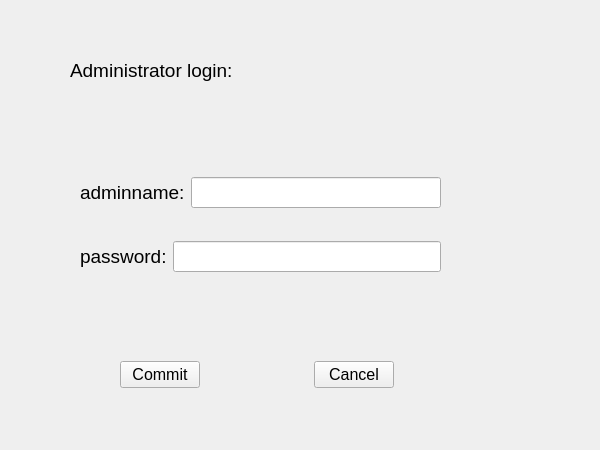
<?xml version="1.0" encoding="UTF-8"?>
<ui version="4.0">
 <class>aloginWidget</class>
 <widget class="QWidget" name="aloginWidget">
  <property name="geometry">
   <rect>
    <x>0</x>
    <y>0</y>
    <width>600</width>
    <height>450</height>
   </rect>
  </property>
  <property name="minimumSize">
   <size>
    <width>600</width>
    <height>450</height>
   </size>
  </property>
  <property name="maximumSize">
   <size>
    <width>600</width>
    <height>450</height>
   </size>
  </property>
  <property name="windowTitle">
   <string>Administrator login</string>
  </property>
  <widget class="QWidget" name="layoutWidget_2">
   <property name="geometry">
    <rect>
     <x>120</x>
     <y>360</y>
     <width>274</width>
     <height>29</height>
    </rect>
   </property>
   <layout class="QHBoxLayout" name="horizontalLayout_2">
    <item>
     <widget class="QPushButton" name="commitButton">
      <property name="font">
       <font>
        <pointsize>12</pointsize>
       </font>
      </property>
      <property name="text">
       <string>Commit</string>
      </property>
     </widget>
    </item>
    <item>
     <spacer name="horizontalSpacer_5">
      <property name="orientation">
       <enum>Qt::Horizontal</enum>
      </property>
      <property name="sizeHint" stdset="0">
       <size>
        <width>100</width>
        <height>20</height>
       </size>
      </property>
     </spacer>
    </item>
    <item>
     <widget class="QPushButton" name="cancelButton">
      <property name="font">
       <font>
        <pointsize>12</pointsize>
       </font>
      </property>
      <property name="text">
       <string>Cancel</string>
      </property>
     </widget>
    </item>
   </layout>
  </widget>
  <widget class="QWidget" name="layoutWidget">
   <property name="geometry">
    <rect>
     <x>80</x>
     <y>150</y>
     <width>361</width>
     <height>151</height>
    </rect>
   </property>
   <layout class="QVBoxLayout" name="verticalLayout">
    <item>
     <layout class="QHBoxLayout" name="horizontalLayout">
      <item>
       <widget class="QLabel" name="adminnameLabel">
        <property name="font">
         <font>
          <pointsize>14</pointsize>
         </font>
        </property>
        <property name="text">
         <string>adminname:</string>
        </property>
       </widget>
      </item>
      <item>
       <widget class="QLineEdit" name="adminnameLineEdit">
        <property name="font">
         <font>
          <pointsize>14</pointsize>
         </font>
        </property>
       </widget>
      </item>
     </layout>
    </item>
    <item>
     <layout class="QHBoxLayout" name="horizontalLayout_5">
      <item>
       <widget class="QLabel" name="pswdLabel">
        <property name="font">
         <font>
          <pointsize>14</pointsize>
         </font>
        </property>
        <property name="text">
         <string>password:</string>
        </property>
       </widget>
      </item>
      <item>
       <widget class="QLineEdit" name="pswdLineEdit">
        <property name="font">
         <font>
          <pointsize>14</pointsize>
         </font>
        </property>
       </widget>
      </item>
     </layout>
    </item>
   </layout>
  </widget>
  <widget class="QLabel" name="label">
   <property name="geometry">
    <rect>
     <x>70</x>
     <y>60</y>
     <width>360</width>
     <height>21</height>
    </rect>
   </property>
   <property name="font">
    <font>
     <pointsize>14</pointsize>
    </font>
   </property>
   <property name="text">
    <string>Administrator login:</string>
   </property>
  </widget>
 </widget>
 <resources/>
 <connections/>
</ui>
